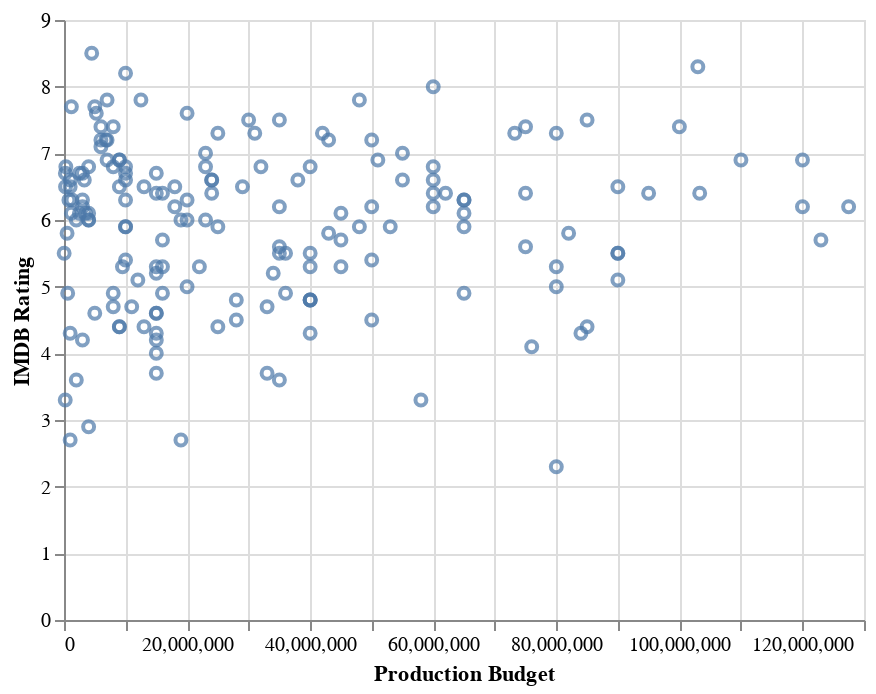

This figure's notebook cell:
### Markdown cell above
In Altair, we can make a chart by specifying:
* Data source, meaning the DataFrame containing the data we want to visualize
* Marks, meaning the type of visualization we want to display our data in
* Econdings, meaning how we want data to be visually represented

### Code cell
# Chart is an object in Altair that takes a dataframe as input
# Charts won't be built unless marks and encodings are included with a dataframe
alt.Chart(movies_2000).mark_point().encode(
    alt.X('Production Budget'),   # a column from our DataFrame for the X axis
    alt.Y('IMDB Rating')      # a column from our DataFrame for the Y axis
)

### Figure 1 — Vega-Lite specification as saved in the notebook (floating-point values rounded to 4 significant figures; data arrays with more than 128 entries replaced by an {"elided": "..."} marker saying what was removed)
{"$schema": "https://vega.github.io/schema/vega-lite/v4.8.1.json", "config": {"view": {"continuousHeight": 300, "continuousWidth": 400}}, "data": {"name": "data-9c04fdc4ff1a9aa627dcb3d444d8bbc7"}, "datasets": {"data-9c04fdc4ff1a9aa627dcb3d444d8bbc7": {"elided": "188 records"}}, "encoding": {"x": {"field": "Production Budget", "type": "quantitative"}, "y": {"field": "IMDB Rating", "type": "quantitative"}}, "mark": "point"}
